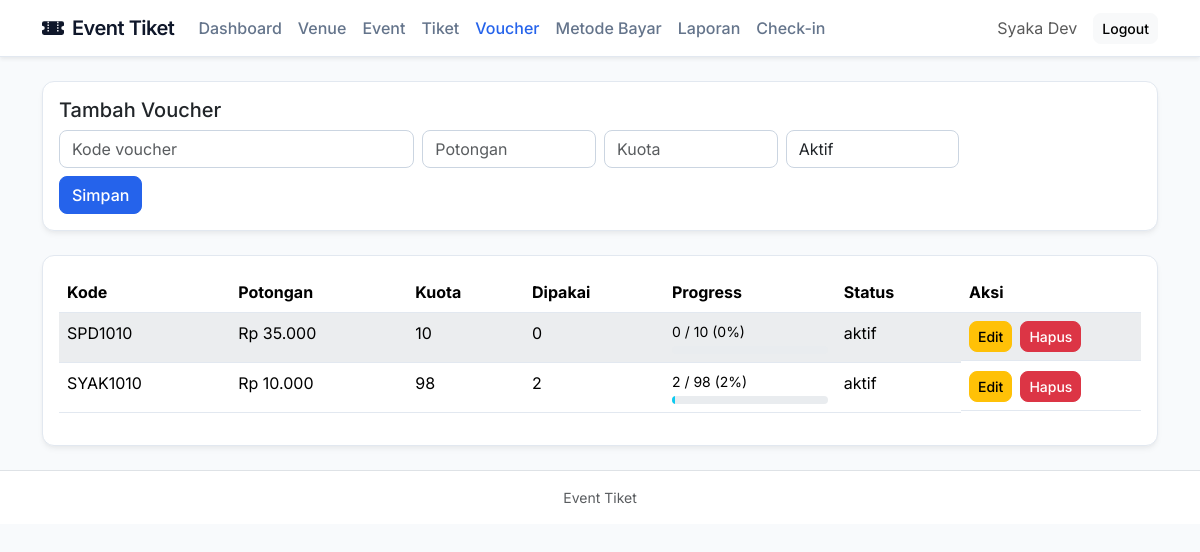
Page /index.php?page=voucher (signed in) on the earlier database version.
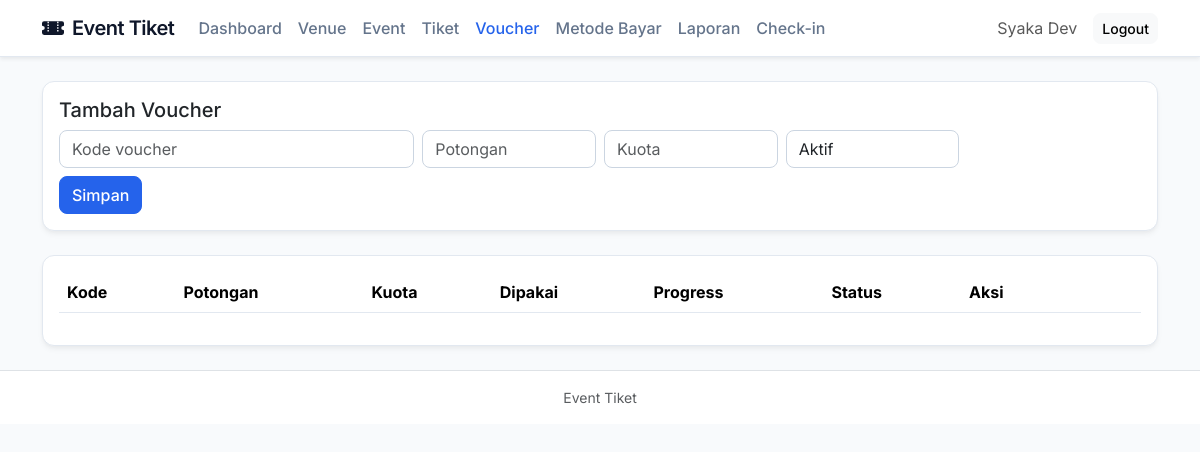
Same page on the later database version.
### tables this page shows
CREATE TABLE `voucher` (
  `id_voucher` int NOT NULL,
  `kode_voucher` varchar(20) NOT NULL,
  `potongan` int NOT NULL,
  `kuota` int NOT NULL,
  `status` enum('aktif','nonaktif') NOT NULL
);

### proses/bootstrap.php (called while the page is built, shortened)
<?php
function e(string $value): string
{
    return htmlspecialchars($value, ENT_QUOTES, 'UTF-8');
}

### views/admin/voucher.php (the view, shortened to what this page needs)
<?php
$edit = null;
$rows = $pdo->query("SELECT v.*, COALESCE(COUNT(o.id_order),0) AS dipakai FROM voucher v LEFT JOIN orders o ON o.id_voucher = v.id_voucher AND o.status <> 'cancel' GROUP BY v.id_voucher ORDER BY v.id_voucher DESC")->fetchAll();
?>
<div class="card card-modern mb-4"><div class="card-body">
    <h5><?= $edit ? 'Edit Voucher' : 'Tambah Voucher' ?></h5>
    <form method="post" action="index.php?action=save_voucher&page=voucher" class="row g-2">
        <div class="col-md-4"><input class="form-control" name="kode_voucher" placeholder="Kode voucher" required value="<?= e($edit['kode_voucher'] ?? '') ?>"></div>
        <div class="col-md-2"><input class="form-control" type="number" min="0" name="potongan" placeholder="Potongan" required value="<?= e((string)($edit['potongan'] ?? '')) ?>"></div>
        <div class="col-md-2"><input class="form-control" type="number" min="0" name="kuota" placeholder="Kuota" required value="<?= e((string)($edit['kuota'] ?? '')) ?>"></div>
        <div class="col-md-2"><select class="form-select" name="status"><option value="aktif" <?= ($edit['status'] ?? 'aktif') === 'aktif' ? 'selected' : '' ?>>Aktif</option></select></div>
        <div class="col-md-12"><button class="btn btn-primary">Simpan</button></div>
    </form>
</div></div>
<div class="card card-modern"><div class="card-body table-responsive">
<table id="table-voucher" class="table table-striped"><thead><tr><th>Kode</th><th>Potongan</th><th>Kuota</th><th>Dipakai</th><th>Progress</th><th>Status</th><th width="180">Aksi</th></tr></thead><tbody>
<?php foreach($rows as $r): ?>
<?php
    $kuotaVoucher = max(1, (int)$r['kuota']);
    $dipakai = (int)$r['dipakai'];
    $persen = min(100, (int)round(($dipakai / $kuotaVoucher) * 100));
?>
<tr>
    <td><?= e($r['kode_voucher']) ?></td>
    <td>Rp <?= number_format((float)$r['potongan'],0,',','.') ?></td>
    <td><?= (int)$r['kuota'] ?></td>
    <td><?= $dipakai ?></td>
    <td>
        <div class="small mb-1"><?= $dipakai ?> / <?= (int)$r['kuota'] ?> (<?= $persen ?>%)</div>
        <div class="progress" style="height: 8px;">
            <div class="progress-bar bg-info" style="width: <?= $persen ?>%"></div>
        </div>
    </td>
    <td><?= e($r['status']) ?></td>
    <td class="d-flex gap-2"><a class="btn btn-sm btn-warning" href="index.php?page=voucher&edit=<?= (int)$r['id_voucher'] ?>">Edit</a><form method="post" action="index.php?action=delete_voucher&page=voucher" data-confirm-title="Hapus Voucher" data-confirm-message="Yakin ingin menghapus voucher ini?" data-confirm-ok-text="Ya, Hapus" data-confirm-ok-class="btn btn-danger"><input type="hidden" name="csrf_token" value="<?= e(csrf_token()) ?>"><input type="hidden" name="id" value="<?= (int)$r['id_voucher'] ?>"><button class="btn btn-sm btn-danger">Hapus</button></form></td>
</tr>
<?php endforeach; ?>
</tbody></table>
</div></div>
<link rel="stylesheet" href="https://cdn.datatables.net/2.0.5/css/dataTables.bootstrap5.css">

Differences in the rows shown:
removed voucher: kode_voucher "SPD1010", potongan "35.000", kuota "10", dipakai "0", persen "0", status "aktif"
removed voucher: kode_voucher "SYAK1010", potongan "10.000", kuota "98", dipakai "2", persen "2", status "aktif"
